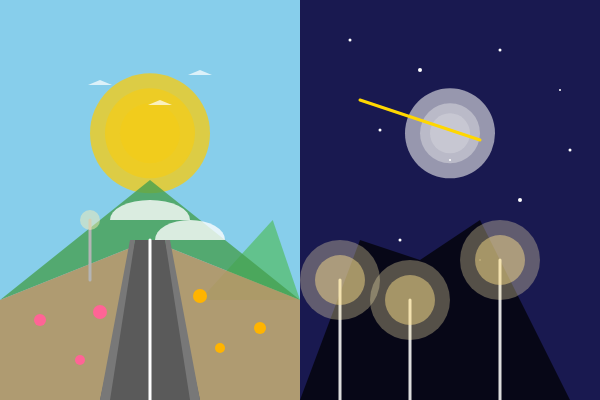
Frame 1 (no input)
Frame 2 (the mouse pressed at the canvas centre, redrawn once): identical to frame 1, image omitted

The p5.js sketch that drew this single still picture (run headless with seeded random() and noise() and a simulated clock; the mouse was pressed at the canvas centre and the sketch redrawn once):

// p5.js sketch
// ── sketch.js
function setup() {
  createCanvas(600, 400);
  noLoop();
}

function draw() {
  background(20);

  // 중앙 구분선
  stroke(255, 150);
  strokeWeight(2);
  line(width/2, 0, width/2, height);
  noStroke();

  // ===== 낮 =====
  fill(135, 206, 235);
  quad(0, 0, width/2, 0, width/2, height, 0, height);


  // 태양 후광 
  fill(255, 204, 0, 180); ellipse(width/4, height/3, 120);
  fill(255, 204, 0, 120); ellipse(width/4, height/3, 90);
  fill(255, 204, 0, 60);  ellipse(width/4, height/3, 60);

  // 낮 부분 오른쪽 작은 산
  fill(80, 190, 95, 170);  
  triangle(
    width/3,   height*0.75,   
    width/2.2, height*0.55,   
    width/2,   height*0.75    
  );

  // 산
  fill(70, 160, 80, 200);
  beginShape();
  vertex(0, height*0.75);
  vertex(width/4, height*0.45);
  vertex(width/2, height*0.75);
  vertex(width/4, height*0.6);
  endShape(CLOSE);


  
    // ===== 땅 =====
  fill(180,150,100,230); 
  quad(
    0, height,           // 좌하
    width/2, height,     // 우하
    width/2, height*0.75,// 우상  
    0, height*0.75       // 좌상
  );
  
  // 하늘색이 삐져나오는 세모 덮기
  fill(180,150,100,230);   
  triangle(
    0, height*0.75,        
    width/2, height*0.75,  
    width/4, height*0.6   
  );


  // 도로
  fill(90); //회색 도로

  quad(
    width/4 - 50, height,          // 좌하  
    width/4 + 50, height,          // 우하  
    width/4 + 15, height*0.6,      // 우상 
    width/4 - 15, height*0.6       // 좌상  
  );
  // 중앙 흰색 라인
  stroke(255);
  strokeWeight(3);
  line(width/4, height, width/4, height*0.6);
  noStroke();
  
  // 가로등
  stroke(180);
  strokeWeight(3);
  line(width/4-60, height*0.7, width/4-60, height*0.55);
  noStroke();
  fill(255, 240, 180, 120);
  ellipse(width/4-60, height*0.55, 20);

  fill(120);
  quad(width/4 - 50, height, width/4 - 40, height,
       width/4 - 15, height*0.6, width/4 - 20, height*0.6);
  quad(width/4 + 40, height, width/4 + 50, height,
       width/4 + 20, height*0.6, width/4 + 15, height*0.6);



  // 구름 2개
  fill(255, 200);
  arc(width/4, height*0.55, 80, 40, PI, TWO_PI);
  arc(width/4 + 40, height*0.6, 70, 40, PI, TWO_PI);

  // 새 3마리
  fill(255, 180);
  triangle(100, 80, 112, 85, 88, 85);
  triangle(160, 100, 172, 105, 148, 105);
  triangle(200, 70, 212, 75, 188, 75);
  
    // ===== 왼쪽 꽃 3개 =====
  fill(255, 100, 150);    
  ellipse(40,  height*0.8, 12);
  ellipse(80,  height*0.90, 10);
  ellipse(100, height*0.78, 14);

  // ===== 오른쪽 꽃 3개 =====
  fill(255, 180, 0);      
  ellipse(width/2 - 40, height*0.82, 12);
  ellipse(width/2 - 80, height*0.87, 10);
  ellipse(width/2 - 100, height*0.74, 14);


  // =====  =====
  fill(25, 25, 80);
  quad(width/2, 0, width, 0, width, height, width/2, height);

  // 달 후광 3겹
  fill(240, 150); ellipse(width*0.75, height/3, 90);
  fill(240, 100); ellipse(width*0.75, height/3, 60);
  fill(240, 60);  ellipse(width*0.75, height/3, 40);

  // 별 10개
  fill(255);
  ellipse(350, 40, 3); ellipse(420, 70, 4);
  ellipse(500, 50, 3); ellipse(560, 90, 2);
  ellipse(380, 130, 3); ellipse(450, 160, 2);
  ellipse(520, 200, 4); ellipse(570, 150, 3);
  ellipse(400, 240, 3); ellipse(480, 260, 2);

  // 도시 실루엣
  fill(0, 180);
  beginShape();
  vertex(width/2, height);
  vertex(width*0.6, height*0.6);
  vertex(width*0.7, height*0.65);
  vertex(width*0.8, height*0.55);
  vertex(width*0.95, height);
  endShape(CLOSE);

  // 가로등
  stroke(220);
  strokeWeight(3);
  line(340, height-120, 340, height);
  line(410, height-100, 410, height);
  line(500, height-140, 500, height);
  noStroke();
  fill(255, 220, 120, 120);
  ellipse(340, height-120, 50);
  ellipse(410, height-100, 50);
  ellipse(500, height-140, 50);
  fill(255, 240, 180, 80);
  ellipse(340, height-120, 80);
  ellipse(410, height-100, 80);
  ellipse(500, height-140, 80);

  //  별똥별 
  stroke('#FFD700');
  strokeWeight(3);
  line(width*0.6, height*0.25, width*0.8, height*0.35);
}
